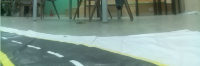
#> input picture Ai_Car_Project/data/train_00007_000.png, 200 x 66 px
$ python -i drive_vis.py   (imports and definitions only)
#> lines starting #> are read from the running program, lines starting #| are printed output that depends on the picture; after the words box and inside, x2 and y2 are one past the last pixel; in counts of white or black regions, pixels touching at a corner belong together
#> further down, picture is the input picture: shape (66, 200, 3); mean B, G, R 139.8, 149.8, 127.8
import cv2 as cv
import numpy as np
import threading
import time
import SDcar

# 상수 및 전역 변수
SPEED = 40  # 속도
EPSILON = 0.0001  # 오차 허용 범위
ENABLE_LINE_TRACING = False  # 라인 추적 활성화 여부
IS_RUNNING = True  # 프로그램 실행 상태
MOMENT = np.array([0, 0, 0])  # 물체의 중심 좌표 기록용

# 라인 추적을 위한 그리드 설정
V_X = 320  # 화면의 가로 크기
V_Y = 240  # 화면의 세로 크기
V_X_GRID = [int(V_X * i / 10) for i in range(1, 10)]  # 그리드 라인 위치 설정

# 자동차 인스턴스
# [1 line that did not run here, left out]

# [46 lines left out: functions func_thread, key_cmd, detect_maskY_HSV, not called in this run]

def detect_maskY_BGR(frame):
    """BGR 색 공간을 사용하여 노란색 마스크를 감지."""
    b, g, r = cv.split(frame)
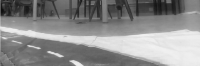
#> b: shape (66, 200); min 15, max 241, mean 139.8
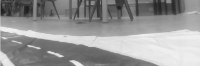
#> g: shape (66, 200); min 30, max 241, mean 149.8
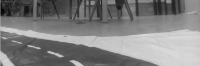
#> r: shape (66, 200); min 4, max 218, mean 127.8
    yellow = (g * 0.5 + r * 0.5 - b * 0.7).astype(np.uint8)
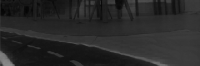
#> yellow: shape (66, 200); min 5, max 138, mean 40.5
    yellow_blurred = cv.GaussianBlur(yellow, (5, 5), cv.BORDER_DEFAULT)
    _, mask_yellow = cv.threshold(yellow_blurred, 100, 255, cv.THRESH_BINARY)
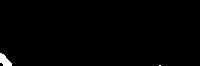
#> mask_yellow: shape (66, 200); 0.74% white; 2 white regions (1 under 20 px), largest, box (x1, y1, x2, y2) and area: (0, 53, 12, 66) 96
    return mask_yellow

# [90 lines left out: functions show_grid, line_tracing, main, not called in this run]

# [11 lines not run here, left out]

>>> import cv2
>>> picture = cv2.imread('../Ai_Car_Project/data/train_00007_000.png')
>>> result = detect_maskY_BGR(picture)

$ run again, on Ai_Car_Project/data/train_00011_001.png
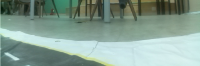
#> input picture Ai_Car_Project/data/train_00011_001.png, 200 x 66 px
#> picture is the input picture: shape (66, 200, 3); mean B, G, R 146.2, 157.8, 133.9
#> in detect_maskY_BGR, `b, g, r = cv.split(frame)`:
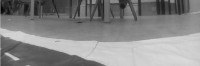
#> r: shape (66, 200); min 4, max 219, mean 133.9
#> in detect_maskY_BGR, `yellow = (g * 0.5 + r * 0.5 - b * 0.7).astype(np.uint8)`:
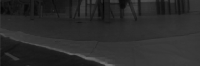
#> yellow: shape (66, 200); min 6, max 115, mean 43.1
#> mask_yellow: shape (66, 200); every value is 0

$ run again, on Ai_Car_Project/data/train_00013_000.png
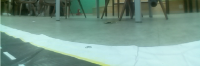
#> input picture Ai_Car_Project/data/train_00013_000.png, 200 x 66 px
#> picture is the input picture: shape (66, 200, 3); mean B, G, R 141.4, 153.9, 121.6
#> in detect_maskY_BGR, `b, g, r = cv.split(frame)`:
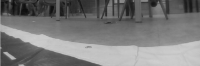
#> r: shape (66, 200); min 13, max 207, mean 121.6
#> in detect_maskY_BGR, `yellow = (g * 0.5 + r * 0.5 - b * 0.7).astype(np.uint8)`:
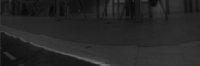
#> yellow: shape (66, 200); min 7, max 113, mean 38.3
#> mask_yellow: shape (66, 200); every value is 0
